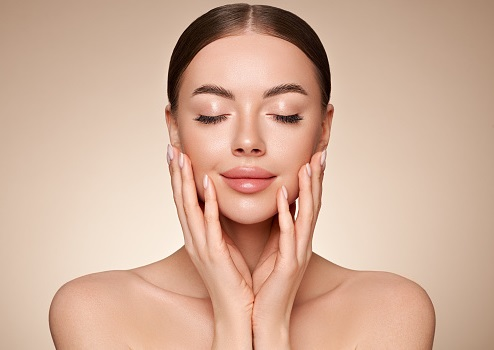
#> input picture Inteligencia Artificial/Semana 4/fotojoven.jpg, 494 x 350 px, given in place of the camera
$ python detectorColorContorno.py
#> lines starting #> are read from the running program, lines starting #| are printed output that depends on the picture; after the words box and inside, x2 and y2 are one past the last pixel; in counts of white or black regions, pixels touching at a corner belong together
import cv2
import numpy as np

#Declaramos variable para la captura de video
cap = cv2.VideoCapture(1)

#Determinamos en 2 variables el color rojo
colorInicial = np.array([0,100,20], np.uint8)
colorFinal = np.array([8,255,255], np.uint8)

while True:
  ret,frame = cap.read()
#> frame is the input picture: shape (350, 494, 3); mean B, G, R 153.3, 174.3, 210.1
  if ret==True:
    frameHSV = cv2.cvtColor(frame,cv2.COLOR_BGR2HSV)
#> frameHSV: shape (350, 494, 3); mean H, S, V 11.6, 73.3, 210.1
    mask = cv2.inRange(frameHSV,colorInicial,colorFinal)
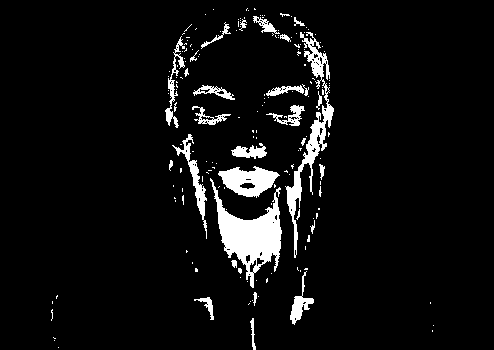
#> mask: shape (350, 494); 6% white; 174 white regions (145 under 20 px)

    #Proceso para detectar contorno
    contornos,_ = cv2.findContours(mask, cv2.RETR_EXTERNAL, cv2.CHAIN_APPROX_SIMPLE)
#> contornos = 174 contours, 154 with area under 20; largest, box (x1, y1, x2, y2) and area: (210, 178, 282, 288) 2906, (285, 32, 334, 258) 1694, (218, 166, 280, 198) 1129, (172, 134, 207, 239) 510, (290, 271, 314, 325) 325

    #Proceso para dibujar contorno detectado con un ciclo
    for c in contornos:
      area = cv2.contourArea(c)
      if area > 3000:
        nuevoContorno = cv2.convexHull(c) #esta funcion elimina picos
        cv2.drawContours(frame, [c], -1, (0,0,255), -1)
#> this loop made 174 passes
#> area on passes 6, 13, 22: 51.5, 101.5, 325

    cv2.imshow('Video Detección',frame)
    if cv2.waitKey(1) & 0xFF == ord('s'):
#> (key Esc is pressed here)
      break

cap.release()
cv2.destroyAllWindows()

$ run again, on Inteligencia Artificial/Semana 4/fotomayor.jpeg
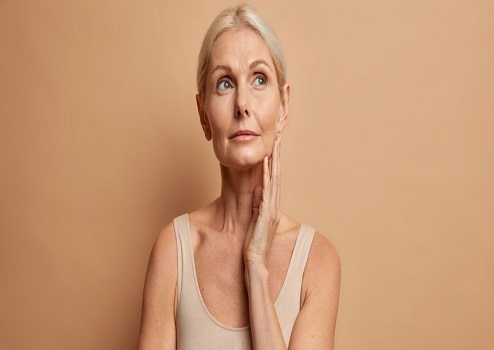
#> input picture Inteligencia Artificial/Semana 4/fotomayor.jpeg, 494 x 350 px, given in place of the camera
#> frame is the input picture: shape (350, 494, 3); mean B, G, R 115.9, 152.1, 200.4
#> frameHSV: shape (350, 494, 3); mean H, S, V 12.8, 109.8, 200.4
#> `mask = cv2.inRange(frameHSV,colorInicial,colorFinal)`:
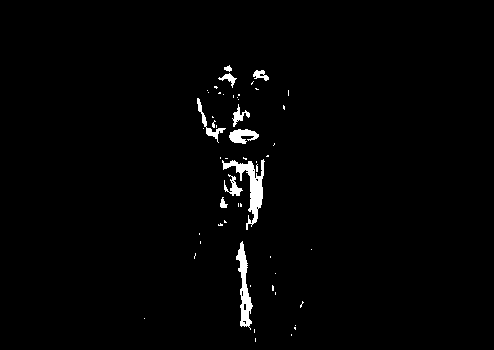
#> mask: shape (350, 494); 1.6% white; 54 white regions (44 under 20 px)
#> contornos = 54 contours, 44 with area under 20; largest, box (x1, y1, x2, y2) and area: (222, 159, 265, 230) 706, (236, 241, 253, 330) 554, (229, 129, 259, 144) 232, (197, 98, 226, 143) 155, (224, 174, 243, 196) 113
#> the loop `for c in contornos:` made 54 passes
#> area on passes 15, 22, 23, 26, 32, 38, 40, 52: 554.5, 35, 113, 706.5, 231.5, 99.5, 155, 71.5
